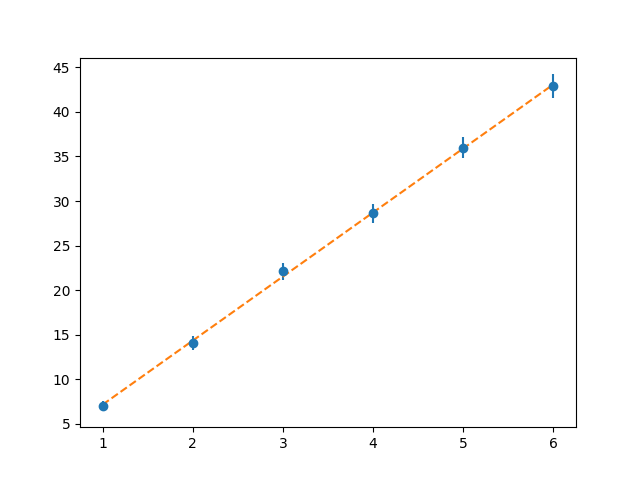

The script that saved this image:
import matplotlib.pyplot as plt
import numpy as np
from scipy.optimize import curve_fit 
import math

def mapping(x, a, b): 
    return a * x + b

d = list()
m = list()


with  open('data', 'r')  as  data:
    for line in data:
        list_line = list((map(float, line.split())))
        m.append(list_line[0])
        d.append(list_line[1])

d = np.array(d)
m = np.array(m)

r = d / 2

r_2 = r ** 2

args, covarian = curve_fit(mapping, m, r_2)
a, b = args[0], args[1]
y_fit = a * m + b

print("a " + str(args[0]))

x_aproc = m
y_aproc = r_2


sum = 0
length = len(x_aproc)
for i in range(len(x_aproc)):
    sum += (y_fit[i] - y_aproc[i]) ** 2
error_rate = math.sqrt(sum / (length + 1))

x_sr = 0
y_sr = 0

x_dr = 0
y_dr = 0

for i in range(length):
    x_sr += x_aproc[i]
x_sr /= length

for i in range(length):
    x_dr += (x_aproc[i] - x_sr) ** 2
x_dr /= length

for i in range(length):
    y_sr += y_aproc[i]
y_sr /= length

for i in range(length):
    y_dr += (y_aproc[i] - y_sr) ** 2
y_dr /= length

error_rate_a = math.sqrt(((y_dr / x_dr) - a ** 2) / (length - 2))
print("error_rate_a" + " " + str(error_rate_a))

y_err = (0.1 / r) * 2 * r_2

plt.errorbar(m, r_2, yerr = y_err, fmt = 'o', ls='none')

plt.plot(m, r_2, 'b.')
plt.plot(m, y_fit, '--')
plt.savefig("1.png")
plt.show()